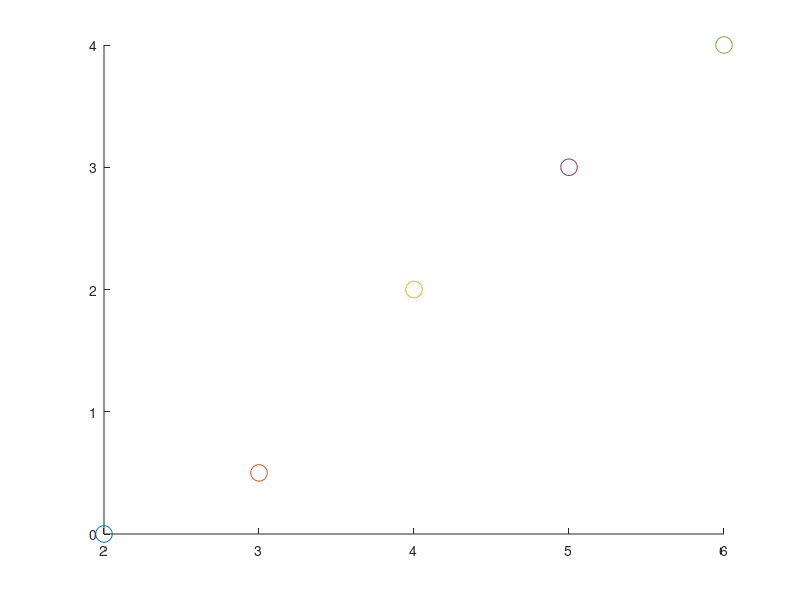

Write the MATLAB code that produced this figure. (Note: this script raises an error after producing the figure.)
labels = [0 128 256 512 1024 2048]; % Provide your labels here
ylabels = [0 1 2 4 8 16 32]; % Provide your labels here

hold on;

% UART durations in seconds

plot (2, 0 ,'o' ,"markersize", 12);
plot (3, 0.5, 'o' ,"markersize", 12);
plot (4, 2, 'o' ,"markersize", 12);
plot (5, 3, 'o' ,"markersize", 12);
plot (6, 4, 'o' ,"markersize", 12);

% DMA durations in seconds

%plot (2, 0 ,'x' ,"markersize", 12, "markerfacecolor", "auto");
%plot (3, 0.03, 'x' ,"markersize", 12, "markerfacecolor", "auto");
%plot (4, 0.1, 'x' ,"markersize", 12, "markerfacecolor", "auto");
%plot (5, 0.5, 'x' ,"markersize", 12, "markerfacecolor", "auto");
%plot (6, 3, 'x' ,"markersize", 12, "markerfacecolor", "auto");

% MMU durations in seconds

%plot (2, 0 ,'d' ,"markersize", 12, "markerfacecolor", "auto");
%plot (3, 7, 'd' ,"markersize", 12, "markerfacecolor", "auto");
%plot (4, 18, 'd' ,"markersize", 12, "markerfacecolor", "auto");
%plot (5, 22, 'd' ,"markersize", 12, "markerfacecolor", "auto");
%plot (6, 32, 'd' ,"markersize", 12, "markerfacecolor", "auto");

set(gca, 'xtick', x); % Change the x-axis so only the right amount of ticks remain
set(gca, 'xticklabel', labels) % Change the labels to the desired ones
%set(gca, 'ytick', y); % Change the x-axis so only the right amount of ticks remain
set(gca, 'yticklabel', ylabels) % Change the labels to the desired ones
